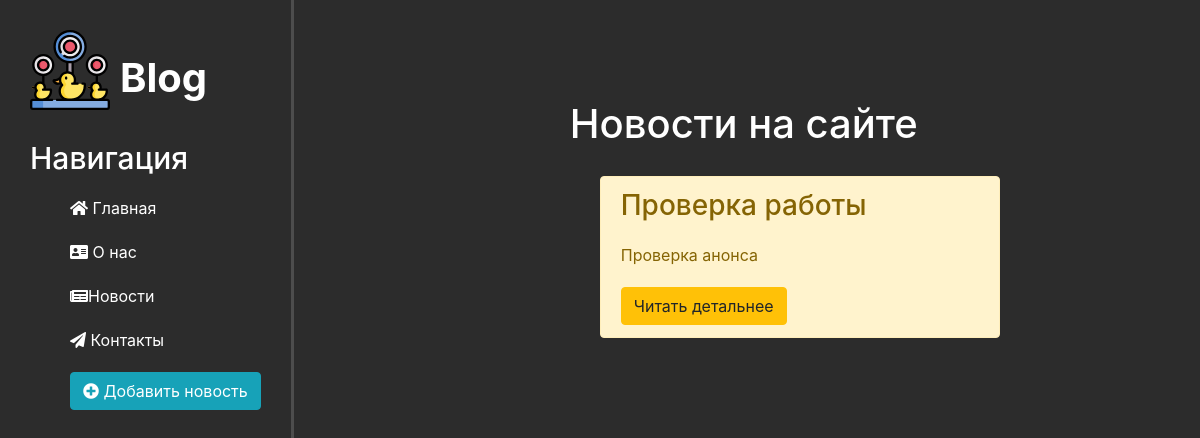
The page /news/ on the database as committed earlier.
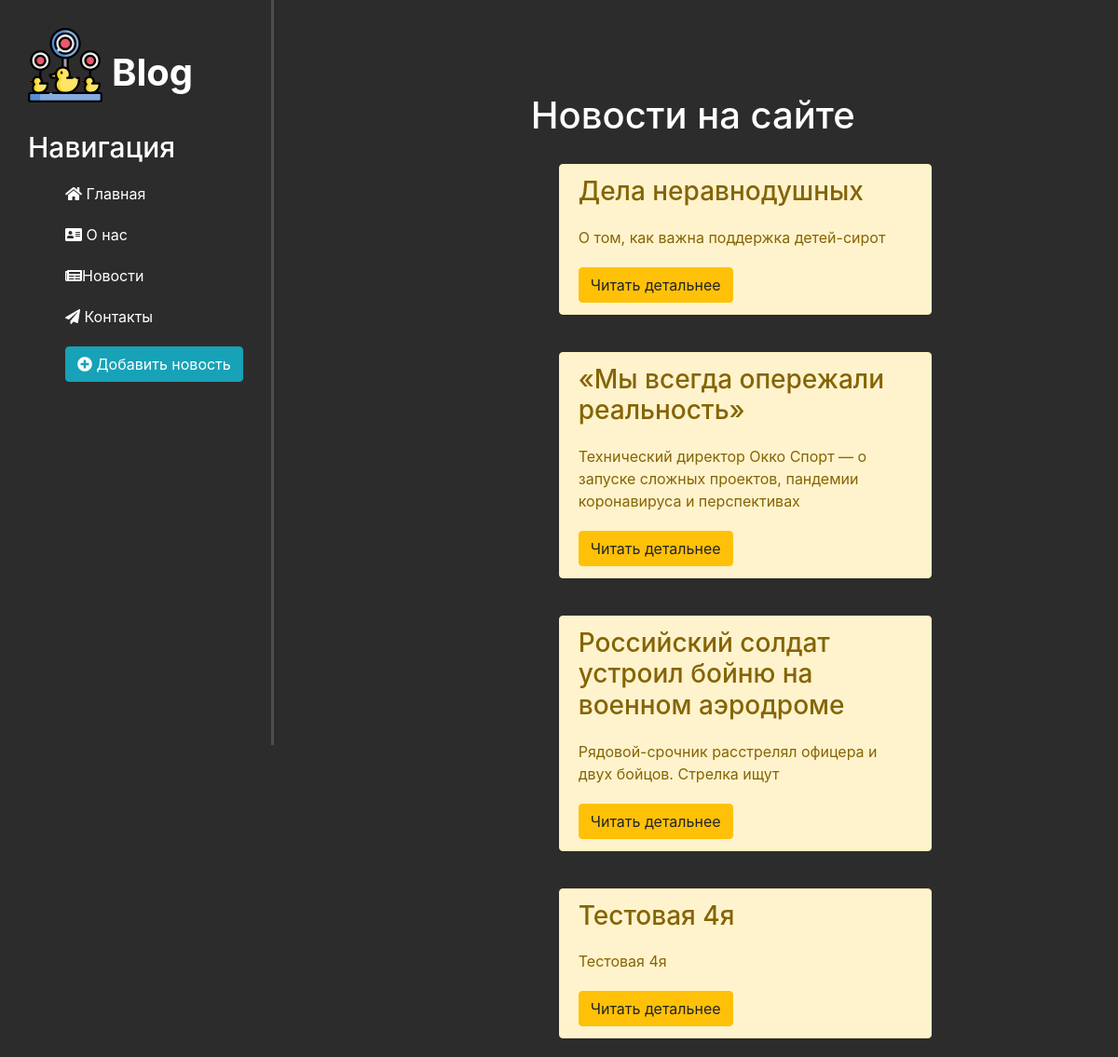
The same page on the database as committed later.
### news/models.py (models this page shows, shortened)
class Article(models.Model):
    title = models.CharField('Название', max_length=100, default='')
    anons = models.CharField('Анонс', max_length=250, default='')
    full_text = models.TextField('Статья')
    date = models.DateTimeField('Дата и время публикации')
    class Meta:
        verbose_name = 'Новость'
        verbose_name_plural = 'Новости'

### news/views.py (the view)
def news_home(request):
    news = Article.objects.order_by('date')
    return render(request, 'news/news_home.html', {'news': news})

### news/templates/news/news_home.html (shortened to what this page needs)
{% extends 'main/layout.html' %}
{% block content %}
   <div class="features">
        <h1>Новости на сайте</h1>
       {% if news %}
        {% for i in news%}
            <div class="alert alert-warning">
                <h3>{{ i.title }}</h3>
                <p>{{ i.anons}}</p>
                <a href="{% url 'news-detail' i.id%}" class="btn btn-warning">Читать детальнее</a>
            </div>
        {% endfor %}
        {% else %}
            <p>Нет записей!</p>
        {% endif %}
   </div>
{% endblock%}

### main/templates/main/layout.html (shortened to what this page needs)
{% load static %}
<!doctype html>
<html lang="en">
<head>
    <link rel="stylesheet" href="https://stackpath.bootstrapcdn.com/bootstrap/4.5.2/css/bootstrap.min.css">
    <link rel="stylesheet" href="{% static 'main/css/main.css' %}">
    <link rel="stylesheet" href="https://use.fontawesome.com/releases/v5.8.2/css/all.css">
</head>
<body>
    <aside>
        <img src="{% static 'main/img/ducks.svg' %}" alt="Лого">
        <span class="logo">Blog</span>
        <h3>Навигация</h3>
        <ul>
            <a href="{% url 'home' %}"> <li><i class="fas fa-home"></i> Главная</li> </a>
            <a href="{% url 'about' %}"> <li><i class="fas fa-address-card"></i> О нас</li> </a>
            <a href="{% url 'news_home' %}"> <li><i class="fas fa-newspaper"></i>Новости</li> </a>
            <a href=""> <li><i class="fas fa-paper-plane"></i> Контакты</li> </a>
            <a href="{% url 'create' %}"> <li><button class="btn btn-info"><i class="fas fa-plus-circle"></i> Добавить новость</button> </li> </a>
        </ul>
    </aside>
    <main>
        {% block content%}
        {% endblock %}
    </main>
</body>
</html>

### main/static/main/css/main.css (style rules this page uses)
body { background: #2c2c2c; }
aside { float: left; background: #181818 width: 20%; padding: 2.5%; height: 100vh; color: #fff; border-right: 3px solid #4d4d4d }
aside img { width: 80px; float: left; }
aside .logo { font-size: 40px; margin-left: 10px; font-weight: bold; position: relative; bottom: -18px; }
aside h3 { margin-top: 50px; font-size: 30px; }
aside ul { list-style: none }
aside ul li { color: #fff; display: block; margin-top: 20px; transition: transform .6s ease; }
main .features { float: left; color: #fff; margin-top: 100px; text-align: center; width: 75% }
main .features p { max-width: 400px; margin: 20px auto }
.alert-warning { float: left; clear: both; width: 400px; margin: 20px 34%; text-align: left; }

Rows that differ between the two databases and show on the page:
removed Article: title "Проверка работы", anons "Проверка анонса"
added Article: title "Дела неравнодушных", anons "О том, как важна поддержка детей-сирот"
added Article: title "«Мы всегда опережали реальность»", anons "Технический директор Окко Спорт — о запуске сложных проектов, пандемии коронавируса и перспективах"
added Article: title "Российский солдат устроил бойню на военном аэродроме", anons "Рядовой-срочник расстрелял офицера и двух бойцов. Стрелка ищут"
added Article: title "Тестовая 4я", anons "Тестовая 4я"
